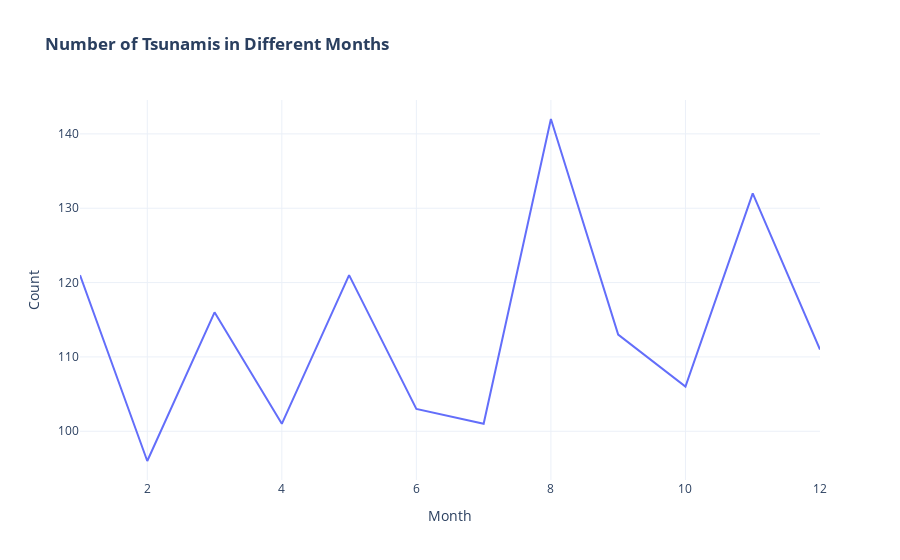

The cell this chart's notebook holds for it:
### Markdown cell above
**<br>It's evident that There is a noticeable increase in the frequency of tsunami occurrences every 5 to 10 years.  
<br>**

### Code cell
df_cnt_mo=df.groupby(['Mo'])['Sr.no'].count().reset_index()
fig=px.line(df_cnt_mo, x="Mo", y="Sr.no",template='plotly_white',labels={
                     "Sr.no": "Count","Mo":"Month"},title="<b>Number of Tsunamis in Different Months")
fig.show()

### Figure 1 — Plotly figure (JSON) as saved in the notebook; plotly's stock layout.template omitted (floating-point values rounded to 4 significant figures)
{"data": [{"hovertemplate": "Month=%{x}<br>Count=%{y}<extra></extra>", "legendgroup": "", "line": {"color": "#636efa", "dash": "solid"}, "marker": {"symbol": "circle"}, "mode": "lines", "name": "", "orientation": "v", "showlegend": false, "type": "scatter", "x": [1, 2, 3, 4, 5, 6, 7, 8, 9, 10, 11, 12], "xaxis": "x", "y": [121, 96, 116, 101, 121, 103, 101, 142, 113, 106, 132, 111], "yaxis": "y"}], "layout": {"legend": {"tracegroupgap": 0}, "title": {"text": "<b>Number of Tsunamis in Different Months"}, "xaxis": {"anchor": "y", "domain": [0, 1], "title": {"text": "Month"}}, "yaxis": {"anchor": "x", "domain": [0, 1], "title": {"text": "Count"}}}}
